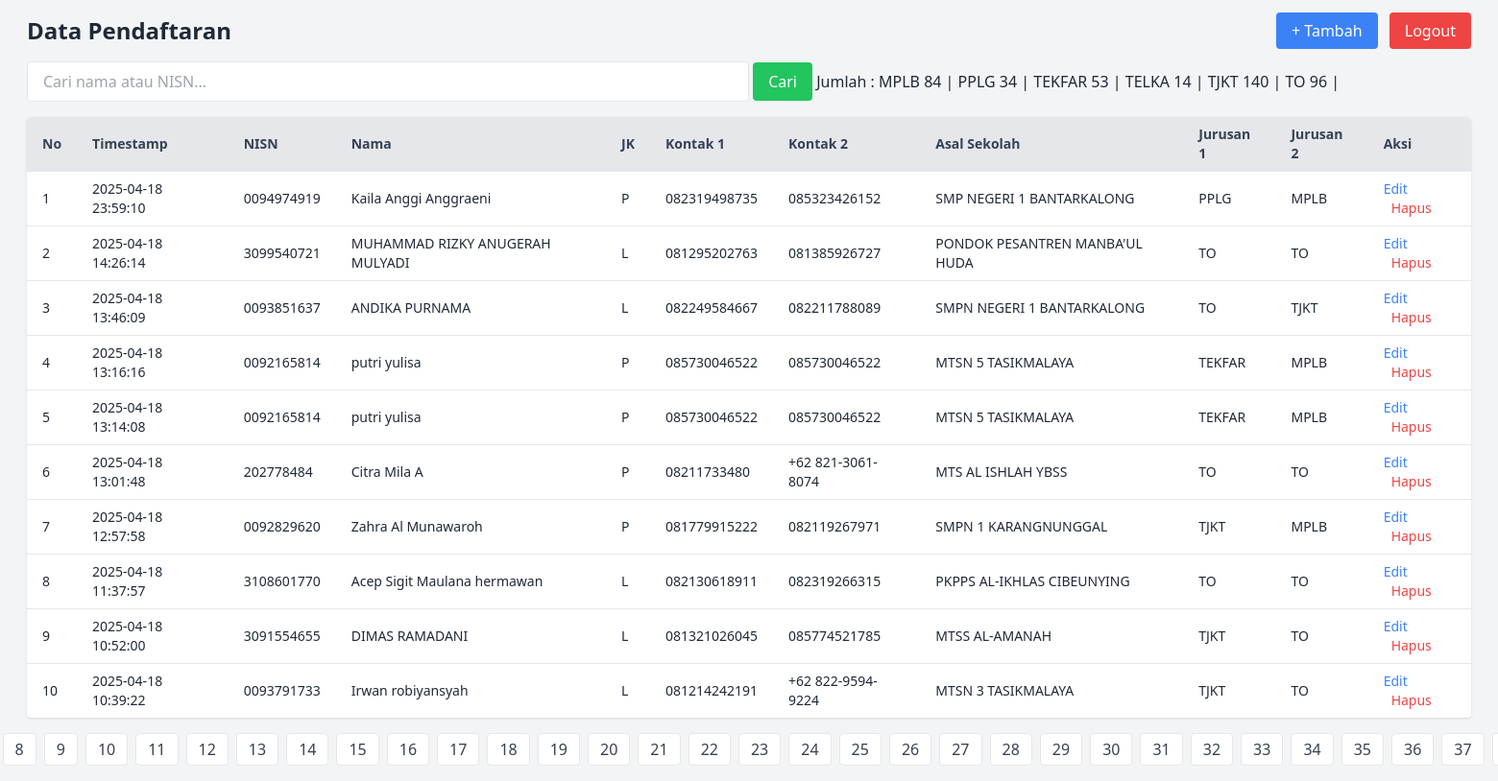
/admin/index.php (signed in), run on the app's committed database.
### tables this page shows
CREATE TABLE pendaftaran (
    id INTEGER PRIMARY KEY AUTOINCREMENT,
    nisn TEXT NOT NULL,
    nama TEXT NOT NULL,
    jk TEXT NOT NULL,
    kontak1 TEXT NOT NULL,
    kontak2 TEXT NOT NULL,
    asal_sekolah TEXT NOT NULL,
    jurusan1 TEXT NOT NULL,
    jurusan2 TEXT NOT NULL,
    alamat TEXT NOT NULL,
    Timestamp DATETIME DEFAULT CURRENT_TIMESTAMP
);

### admin/index.php (the view, shortened to what this page needs)
<?php
require "db.php";
$keyword = isset($_GET['search']) ? $_GET['search'] : '';
$page = isset($_GET['page']) ? max(1, (int)$_GET['page']) : 1;
$limit = 10;
$offset = ($page - 1) * $limit;
$total = $db->query("SELECT COUNT(*) FROM pendaftaran WHERE nama LIKE '%$keyword%' OR nisn LIKE '%$keyword%'")->fetchColumn();
$pages = ceil($total / $limit);
$stmt = $db->prepare("SELECT * FROM pendaftaran WHERE nama LIKE ? OR nisn LIKE ? ORDER BY id DESC LIMIT ? OFFSET ?");
$stmt->execute(["%$keyword%", "%$keyword%", $limit, $offset]);
$pendaftar = $stmt->fetchAll(PDO::FETCH_ASSOC);
$jurusanCounts = $db->query("
    SELECT jurusan1, COUNT(*) as total
    FROM pendaftaran
    GROUP BY jurusan1
")->fetchAll(PDO::FETCH_ASSOC);
?>
<!DOCTYPE html>
<html>
<head>
    <script src="https://cdn.tailwindcss.com"></script>
</head>
<body class="bg-gray-100 text-gray-800">
    <div class="container mx-auto p-4">
        <div class="flex justify-between items-center mb-4">
            <h2 class="text-2xl font-bold">Data Pendaftaran</h2>
            <div>
                <a href="tambah.php" class="bg-blue-500 text-white px-4 py-2 rounded hover:bg-blue-600">+ Tambah</a>
                <a href="logout.php" class="ml-2 bg-red-500 text-white px-4 py-2 rounded hover:bg-red-600">Logout</a>
            </div>
        </div>
        <form method="get" class="mb-4">
            <input type="text" name="search" placeholder="Cari nama atau NISN..." value="<?= htmlspecialchars($keyword) ?>" class="px-4 py-2 rounded border w-1/2">
            <button type="submit" class="px-4 py-2 bg-green-500 text-white rounded hover:bg-green-600">Cari</button>
            Jumlah :
                <?php foreach ($jurusanCounts as $jurusan): ?>
                    <?= htmlspecialchars($jurusan['jurusan1']) ?>
                    <?= htmlspecialchars($jurusan['total']) ?> |
                <?php endforeach; ?>
        </form>
        <div class="overflow-x-auto bg-white shadow rounded">
            <table class="min-w-full table-auto text-sm text-left">
                <thead class="bg-gray-200 text-gray-700">
                    <tr>
                        <th class="px-4 py-2">No</th>
                        <th class="px-4 py-2">Timestamp</th>
                        <th class="px-4 py-2">NISN</th>
                        <th class="px-4 py-2">Nama</th>
                        <th class="px-4 py-2">JK</th>
                        <th class="px-4 py-2">Kontak 1</th>
                        <th class="px-4 py-2">Kontak 2</th>
                        <th class="px-4 py-2">Asal Sekolah</th>
                        <th class="px-4 py-2">Jurusan 1</th>
                        <th class="px-4 py-2">Jurusan 2</th>
                        <th class="px-4 py-2">Aksi</th>
                    </tr>
                </thead>
                <tbody>
                    <?php foreach ($pendaftar as $i => $row): ?>
                    <tr class="border-t">
                        <td class="px-4 py-2"><?= ($offset + $i + 1) ?></td>
                        <td class="px-4 py-2"><?= htmlspecialchars($row['Timestamp']) ?></td>
                        <td class="px-4 py-2"><?= htmlspecialchars($row['nisn']) ?></td>
                        <td class="px-4 py-2"><?= htmlspecialchars($row['nama']) ?></td>
                        <td class="px-4 py-2"><?= htmlspecialchars($row['jk']) ?></td>
                        <td class="px-4 py-2"><?= htmlspecialchars($row['kontak1']) ?></td>
                        <td class="px-4 py-2"><?= htmlspecialchars($row['kontak2']) ?></td>
                        <td class="px-4 py-2"><?= htmlspecialchars($row['asal_sekolah']) ?></td>
                        <td class="px-4 py-2"><?= htmlspecialchars($row['jurusan1']) ?></td>
                        <td class="px-4 py-2"><?= htmlspecialchars($row['jurusan2']) ?></td>
                        <td class="px-4 py-2 space-x-2">
                            <a href="edit.php?id=<?= $row['id'] ?>" class="text-blue-500 hover:underline">Edit</a>
                            <a href="hapus.php?id=<?= $row['id'] ?>" onclick="return confirm('Yakin?')" class="text-red-500 hover:underline">Hapus</a>
                        </td>
                    </tr>
                    <?php endforeach; ?>
                </tbody>
            </table>
        </div>
        <div class="mt-4 flex justify-center space-x-2">
            <?php for ($i = 1; $i <= $pages; $i++): ?>
                <a href="?search=<?= urlencode($keyword) ?>&page=<?= $i ?>"
                   class="px-3 py-1 border rounded <?= $i == $page ? 'bg-blue-500 text-white' : 'bg-white text-gray-700' ?>">
                   <?= $i ?>
                </a>
            <?php endfor; ?>
        </div>
    </div>
</body>
</html>

### data on the page
pendaftaran: i "1", Timestamp "2025-04-18 23:59:10", nisn "0094974919", nama "Kaila Anggi Anggraeni", jk "P", kontak1 "082319498735", kontak2 "085323426152", asal_sekolah "SMP NEGERI 1 BANTARKALONG", jurusan1 "PPLG", jurusan2 "MPLB"
pendaftaran: i "2", Timestamp "2025-04-18 14:26:14", nisn "3099540721", nama "MUHAMMAD RIZKY ANUGERAH MULYADI", jk "L", kontak1 "081295202763", kontak2 "081385926727", asal_sekolah "PONDOK PESANTREN MANBA'UL HUDA", jurusan1 "TO", jurusan2 "TO"
pendaftaran: i "3", Timestamp "2025-04-18 13:46:09", nisn "0093851637", nama "ANDIKA PURNAMA", jk "L", kontak1 "082249584667", kontak2 "082211788089", asal_sekolah "SMPN NEGERI 1 BANTARKALONG", jurusan1 "TO", jurusan2 "TJKT"
pendaftaran: i "4", Timestamp "2025-04-18 13:16:16", nisn "0092165814", nama "putri yulisa", jk "P", kontak1 "085730046522", kontak2 "085730046522", asal_sekolah "MTSN 5 TASIKMALAYA", jurusan1 "TEKFAR", jurusan2 "MPLB"
pendaftaran: i "5", Timestamp "2025-04-18 13:14:08", nisn "0092165814", nama "putri yulisa", jk "P", kontak1 "085730046522", kontak2 "085730046522", asal_sekolah "MTSN 5 TASIKMALAYA", jurusan1 "TEKFAR", jurusan2 "MPLB"
pendaftaran: i "6", Timestamp "2025-04-18 13:01:48", nisn "202778484", nama "Citra Mila A", jk "P", kontak1 "08211733480", kontak2 "+62 821-3061-8074", asal_sekolah "MTS AL ISHLAH YBSS", jurusan1 "TO", jurusan2 "TO"
pendaftaran: i "7", Timestamp "2025-04-18 12:57:58", nisn "0092829620", nama "Zahra Al Munawaroh", jk "P", kontak1 "081779915222", kontak2 "082119267971", asal_sekolah "SMPN 1 KARANGNUNGGAL", jurusan1 "TJKT", jurusan2 "MPLB"
pendaftaran: i "8", Timestamp "2025-04-18 11:37:57", nisn "3108601770", nama "Acep Sigit Maulana hermawan", jk "L", kontak1 "082130618911", kontak2 "082319266315", asal_sekolah "PKPPS AL-IKHLAS CIBEUNYING", jurusan1 "TO", jurusan2 "TO"
pendaftaran: i "9", Timestamp "2025-04-18 10:52:00", nisn "3091554655", nama "DIMAS RAMADANI", jk "L", kontak1 "081321026045", kontak2 "085774521785", asal_sekolah "MTSS AL-AMANAH", jurusan1 "TJKT", jurusan2 "TO"
pendaftaran: i "10", Timestamp "2025-04-18 10:39:22", nisn "0093791733", nama "Irwan robiyansyah", jk "L", kontak1 "081214242191", kontak2 "+62 822-9594-9224", asal_sekolah "MTSN 3 TASIKMALAYA", jurusan1 "TJKT", jurusan2 "TO"

### other printed values
$jurusan['jurusan1'] "MPLB"
$jurusan['total'] "84"
$jurusan['jurusan1'] "PPLG"
$jurusan['total'] "34"
$jurusan['jurusan1'] "TEKFAR"
$jurusan['total'] "53"
$jurusan['jurusan1'] "TELKA"
$jurusan['total'] "14"
$jurusan['jurusan1'] "TJKT"
$jurusan['total'] "140"
$jurusan['jurusan1'] "TO"
$jurusan['total'] "96"
